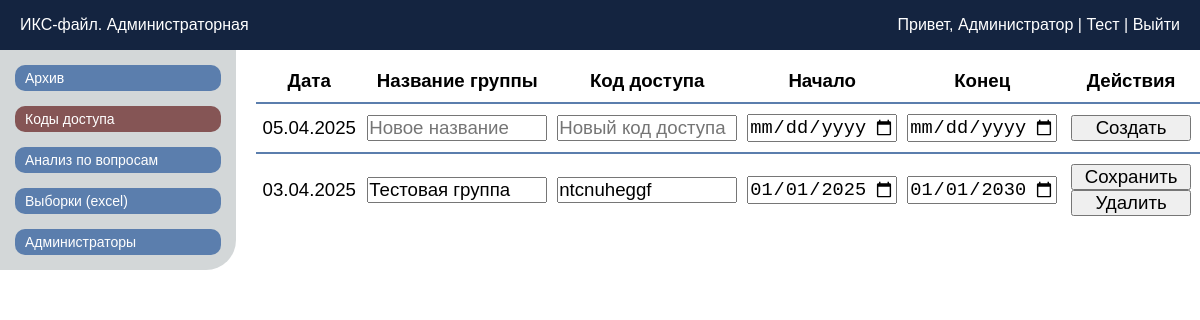
The app's page /cab_codes (signed in), older data.
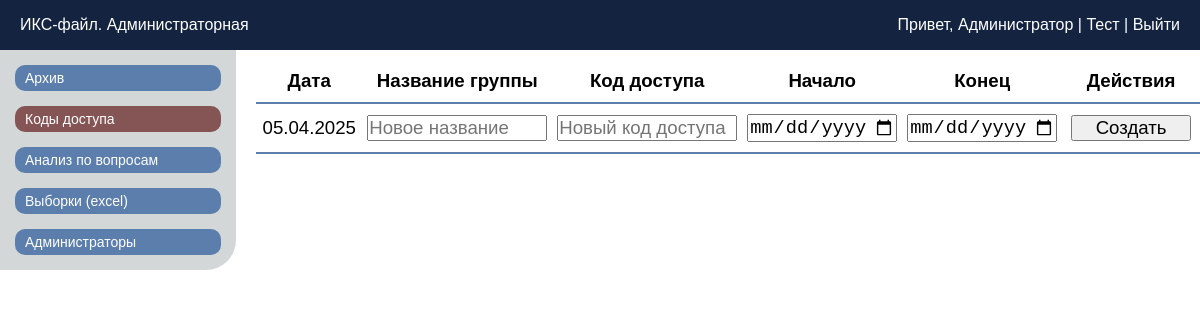
The same page, newer data.
### tables this page shows
CREATE TABLE ISeC_accessCodes (
    codeId TEXT PRIMARY KEY,
    testGroup TEXT UNIQUE,
    code TEXT UNIQUE,
    dateFrom TEXT,
    dateUntil TEXT
);

### app.py (the view)
@application.route('/cab_codes')
def cab_codes():
    if 'admin_data' not in session:
        return redirect(url_for('cab_login'))
    conn = get_db_connection()
    cursor = conn.cursor()
    cursor.execute("SELECT codeId, testGroup, code, dateFrom, dateUntil FROM ISeC_accessCodes")
    access_codes = cursor.fetchall()
    cursor.close()
    conn.close()
    codes_list = []
    for row in access_codes:
        codes_list.append({
            'code_id': row[0],
            'test_group': row[1],
            'code': row[2],
            'start_date': datetime.strptime(row[3], '%Y-%m-%d').date().strftime('%Y-%m-%d'),
            'end_date': datetime.strptime(row[4], '%Y-%m-%d').date().strftime('%Y-%m-%d')
        })
    def sort_key(item):
        date_str = item['test_group'][:10]  # Берем первые 10 символов
        group_name_str = item['test_group'][11:]  # От 10 до последнего символа
        date_parts = date_str.split('.')  # Разбиваем по точкам
        formatted_date = f"{date_parts[2]}{date_parts[1]}{date_parts[0]}"  # YYYYMMDD
        return (formatted_date, group_name_str)  # Сначала по дате, потом по имени группы
    sorted_codes_list = sorted(codes_list, key=sort_key)
    sorted_codes_list.sort(key=lambda x: x['test_group'][:10], reverse=True)
    return render_template('cab_codes.html', codesRows=sorted_codes_list)

### app.py (called while the page is built)
def get_db_connection():
    try:
        if (path := os.environ.get("DB_PATH")) is not None:
            db_path = path
        else:
            db_path = os.path.join(os.path.dirname(__file__), 'database/ISeC_database.db')
        if not os.path.exists(db_path):
            log.info(f"База данных не найдена по пути: {db_path}")
        log.info("Попытка подключения к базе данных...")
        conn = sqlite3.connect(db_path)  # Укажите путь к вашей базе данных
        conn.row_factory = sqlite3.Row  # Позволяет обращаться к столбцам по именам
        log.info("Подключение успешно.")
        return conn
    except sqlite3.Error as e:
        log.info(f"Ошибка подключения к базе данных: {e}")
        return None

### templates/cab_codes.html (shortened to what this page needs)
<!doctype html>
<html lang="ru">
<head>
	<link rel="stylesheet" href="{{ url_for('static', filename='css/style_adminCab.css') }}">
</head>
<body>
	<header class="header">
		<div class="header_ISeC">ИКС-файл. Администраторная</div>
		<div class="header_admin">
			<span>
				Привет, <a href="{{ url_for('index') }}">{{ session['admin_data']['adminName'] }}</a> |
				<a href="{{ url_for('index') }}">Тест</a> |
				<a href="{{ url_for('cab_logout') }}">Выйти</a>
			</span>
		</div>
	</header>
	<main class="main">
		<div class="side_menu">
			<button class="btn_sidelink" id="btn_cab_archive">
				Архив
			</button>
			<button class="btn_sidelink_actual" id="btn_cab_codes">
				Коды доступа
			</button>
			<button class="btn_sidelink" id="btn_cab_analysis">
				Анализ по вопросам
			</button>
			<button class="btn_sidelink" id="btn_cab_excelgen">
				Выборки (excel)
			</button>
			<button class="btn_sidelink" id="btn_cab_admins">
				Администраторы
			</button>
		</div>
		{% if session.admin_data.codesAccess == 'true' %}
		<div class="central_codes">
			<table>
				<thead>
					<tr class="entrycode_head">
						<th class="entrycode_head_th_0">
							<p>Дата</p>
						</th>
						<th class="entrycode_head_th_1">
							<p>Название группы</p>
						</th>
						<th class="entrycode_head_th_2">
							<p>Код доступа</p>
						</th>
						<th class="entrycode_head_th_3">
							<p>Начало</p>
						</th>
						<th class="entrycode_head_th_4">
							<p>Конец</p>
						</th>
						<th class="entrycode_head_th_5">
							<p>Действия</p>
						</th>
					</tr>
				</thead>
				<tbody>
					<tr class="entrycode_block_create">
						<td class="entrycode_block_td_0" id="entrycode_block_td_0">
						</td>
						<td class="entrycode_block_td_1">
							<input type="text" name="test_group" autocomplete="off" placeholder="Новое название">
						</td>
						<td class="entrycode_block_td_2">
							<input type="text" name="code" autocomplete="off" placeholder="Новый код доступа">
						</td>
						<td class="entrycode_block_td_3">
							<input type="date" name="start_date">
						</td>
						<td class="entrycode_block_td_4">
							<input type="date" name="end_date">
						</td>
						<td class="entrycode_block_td_5">
							<button onclick="createCode(this)">Создать</button>
						</td>
					</tr>
					{% for codesRow in codesRows %}
					<tr class="entrycode_block">
						<td class="entrycode_block_td_0">
							{{ codesRow.test_group[:10] }}
						</td>
						<td class="entrycode_block_td_1">
							<input type="text" name="test_group" value="{{ codesRow.test_group[11:] }}"
								autocomplete="off">
						</td>
						<td class="entrycode_block_td_2">
							<input type="text" name="code" value="{{ codesRow.code }}" autocomplete="off">
						</td>
						<td class="entrycode_block_td_3">
							<input type="date" name="start_date" value="{{ codesRow.start_date }}">
						</td>
						<td class="entrycode_block_td_4">
							<input type="date" name="end_date" value="{{ codesRow.end_date }}">
						</td>
						<td class="entrycode_block_td_5">
							<button code_id="{{ codesRow.code_id }}" onclick="updateCode(this)">Сохранить</button>
							<button code_id="{{ codesRow.code_id }}" test_group="{{ codesRow.test_group }}"
								onclick="deleteCode(this)">Удалить</button>
						</td>
					</tr>
					{% endfor %}
				</tbody>
			</table>
		</div>
		{% else %}
		<span class="access_blocked">У Вас нет доступа к этой странице</span>
		{% endif %}
	</main>
</body>
</html>

### static/css/style_adminCab.css (style rules this page uses)
* { margin: 0; padding: 0; box-sizing: border-box; }
body { font-family: Arial, sans-serif; background-color: #ffffff; }
.header { width: 100%; height: 50px; display: flex; justify-content: space-between; align-items: center; padding: 0 10px; color: #ffffff; background-color: #142440; }
.header_ISeC { padding-left: 10px; }
.header_admin { text-align: right; padding-right: 10px; }
a { text-decoration: none; color: inherit; background-color: transparent; }
.main { display: flex; flex-direction: row; }
.side_menu { padding-top: 15px; display: flex; flex-direction: column; width: 250px; background-color: #d3d7d8; height: 220px; gap: 15px; border-bottom-right-radius: 30px; }
.btn_sidelink { color: #ffffff; background-color: #5b7ead; text-align: left; font-size: 14px; margin: 0 15px; padding: 5px 0 5px 10px; border-radius: 10px; border: none; cursor: pointer; }
.btn_sidelink_actual { color: #ffffff; background-color: #855555; text-align: left; font-size: 14px; margin: 0 15px; padding: 5px 0 5px 10px; border-radius: 10px; border: none; cursor: pointer; }
.entrycode_head, .entrycode_block_create { border-bottom: 2px solid #5b7ead; }
.entrycode_block_create td { padding: 10px 5px; }
.entrycode_head * { padding-bottom: 5px; }
.central_codes * { border-collapse: collapse; font-size: 14pt; }
.central_codes table { margin: 20px 0 0 20px; }
.entrycode_head_th_0 { width: 120px; }
.entrycode_block_td_0 { padding: 0 5px; text-align: center; }
.entrycode_head_th_1, .entrycode_block_td_1 input { width: 180px; }
.entrycode_block_td_1 { padding: 0 5px; }
.entrycode_head_th_2, .entrycode_block_td_2 input { width: 180px; }
.entrycode_block_td_2 { padding: 0 5px; }
.entrycode_head_th_3, .entrycode_block_td_3 input { width: 150px; }
.entrycode_block_td_3 { padding: 0 5px; }
.entrycode_head_th_4, .entrycode_block_td_4 input { width: 150px; }
.entrycode_block_td_4 { padding: 0 5px; }
.entrycode_block_td_5 { text-align: center; padding: 0 5px; width: 180px; }
.entrycode_block_td_5 button { width: 120px; }

Row changes from the older to the newer data that the page shows:
removed ISeC_accessCodes: testGroup "03.04.2025", test_group "Тестовая группа", code "ntcnuheggf", start_date "01/01/2025", end_date "01/01/2030"
